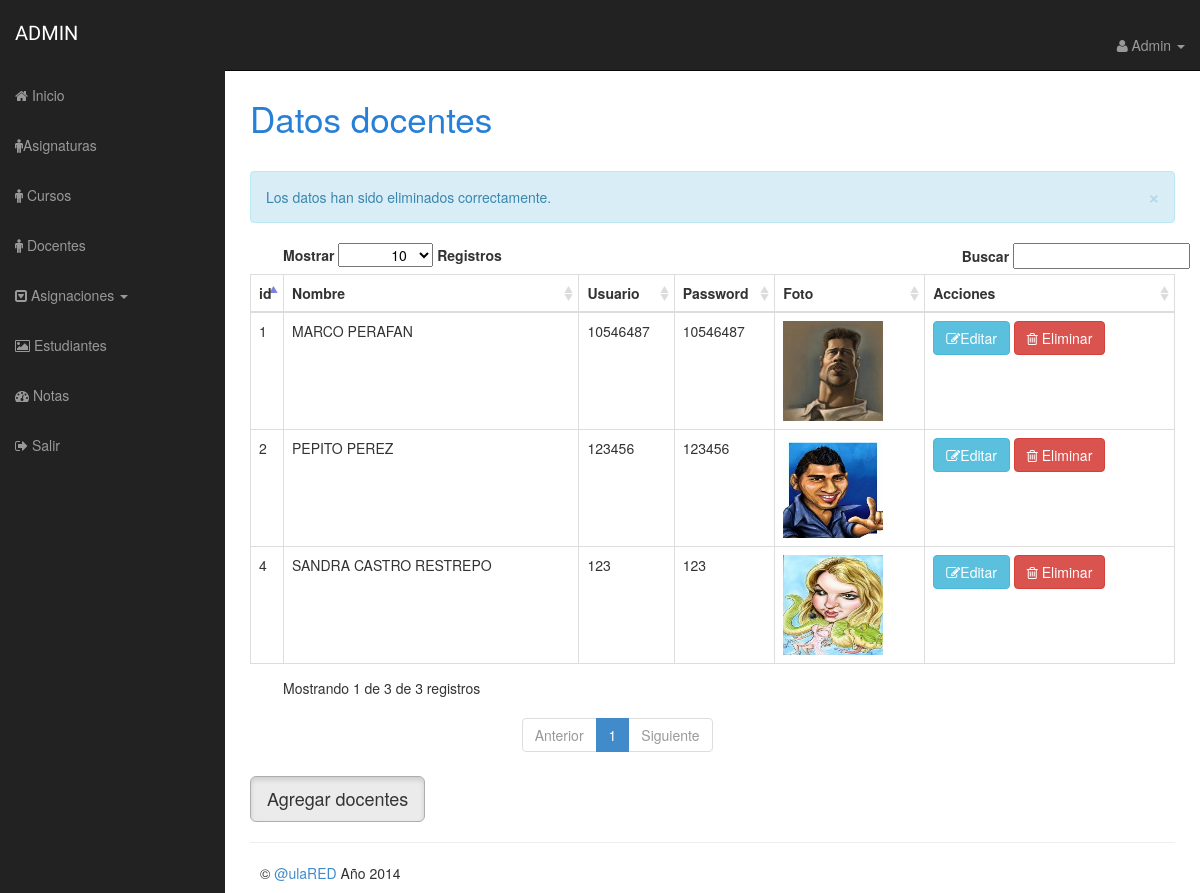
Screenshot of /admin/docentes.php?mensaje=2 (signed in) with the database file from the repository.
### tables this page shows
CREATE TABLE IF NOT EXISTS `docentes` (
  `iddocentes` int(11) NOT NULL AUTO_INCREMENT,
  `nombre_docentes` varchar(45) DEFAULT NULL,
  `usudocente` varchar(45) DEFAULT NULL,
  `passdocente` varchar(45) DEFAULT NULL,
  `imagen` varchar(45) DEFAULT NULL,
  PRIMARY KEY (`iddocentes`)
);

### admin/class/principal.php (called while the page is built, shortened)
<?php
	class Principal{
		public function Conectar(){
			$servidor="localhost";
			$user = "root";
			$password = "00032064";
			$link = mysql_connect($servidor,$user,$password);
			$bd = "virtualplan";
			return $link;
		}
	}
?>

### admin/class/docentes.php (called while the page is built, shortened)
<?php
    require_once 'principal.php';
    class Docentes extends Principal{
        private $docentes;
        public function __construct(){
            $this->docentes = array();
        }
       public function getdocentes(){
			$consulta = sprintf(
							"select iddocentes, nombre_docentes, usudocente, passdocente, imagen from docentes order by iddocentes asc;"
						);
			$result = mysql_query($consulta);
			while ($reg = mysql_fetch_assoc($result)) {
				$this->docentes[] = $reg;
			}
			return $this->docentes;
		}
}

### admin/docentes.php (the view, shortened to what this page needs)
<?php
  require_once 'class/docentes.php';
  if (isset($_SESSION["id"]) and isset($_SESSION["usuario"])) {
    $docentes = new Docentes();
    $datos = $docentes->getdocentes();
?>
<!DOCTYPE html>
<html lang="en">
  <head>
    <?php include 'includes/head.php' ?>
<body>
 <div id="wrapper">
              <?php include 'includes/sidebar.php' ?>
              <?php include 'includes/topbar.php' ?>
    <div id="page-wrapper">
      <div class="row">
         <div class="col-lg-12">
            <div id="titulo1">Datos docentes</div>
            <div> <?php include 'includes/mensajes.php' ?></div>
         </div>
      </div>
      <div class="row">
         <div class="col-lg-12">
            <?php if(sizeof($datos) > 0){  ?>
            <div class="table-responsive">
              <table class="table table-bordered" class="display" id="tablecol" >
                <thead>
                  <tr>
                    <th>id</th>
                    <th>Nombre</th>
                    <th>Usuario</th>
                    <th>Password</th>
                    <th>Foto</th>
                    <th>Acciones</th>
                  </tr>
                </thead>
                <tbody>
                 <?php foreach ($datos as $key) { ?>
                  <tr>
                     <td class="center"><?php echo $key["iddocentes"]; ?></td>
                     <td class="center"><?php echo $key["nombre_docentes"]; ?></td>
                     <td class="center"><?php echo $key["usudocente"]; ?></td>
                     <td class="center"><?php echo $key["passdocente"]; ?></td>
                      <td class="center">
                              <img src="../docentes/<?php echo $key["imagen"]; ?>" width="100" height="100" />
                            </td>
                      <td class="center">
                         <a class="btn btn-info" href="modificardocentes.php?id=<?php echo $key['iddocentes']; ?>">
                         <i class="fa fa-pencil-square-o"></i>Editar</a>
                         <a class="btn btn-danger" href="javascript:void(0);" onclick="eliminiar('deldocentes.php','<?php echo $key["iddocentes"]; ?>')">
                         <i class="fa fa-trash-o"></i> Eliminar</a>
                       </td>
                   </tr>
                    <?php }?>
               </table>
                    <?php
                                }else{
                                  ?><div class="alert alert-info"><?php
                                        echo "No existen datos para la institución. Por favor,agregarlos."; ?></div><?php
                                }
                              ?>
                              <a href="insertardocentes.php" class="btn btn-default btn-lg active" role="button">Agregar docentes</a>
            </div>
         </div>
      </div>
      <?php include 'includes/footer.php' ?>
    </div>
</body>
</html>
<?php
	} else {
		header("Location: index.php");
	}
?>

### admin/css/admin.css (style rules this page uses)
body { margin-top: 50px; }
#wrapper { padding-left: 0; }
#page-wrapper { width: 100%; padding: 5px 15px; }
@media (min-width:768px) { #wrapper { padding-left: 225px; } }
@media (min-width:768px) { #page-wrapper { padding: 15px 25px; } }
table.table { clear: both; margin-bottom: 6px !important; max-width: none !important; }
table.table thead .sorting, table.table thead .sorting_asc, table.table thead .sorting_desc, table.table thead .sorting_asc_disabled, table.table thead .sorting_desc_disabled { cursor: pointer; *cursor: hand; }
table.table thead .sorting { background: url('img/sort_both.png') no-repeat center right; }
table.table thead .sorting_asc { background: url('img/sort_asc.png') no-repeat center right; }
#titulo1 { padding-top:30px; padding-left:0px; padding-bottom:30px; font-size: 35px; line-height: 46px; color: #2780d8 }

### rows the page displays
docentes: iddocentes "1", nombre_docentes "MARCO PERAFAN", usudocente "10546487", passdocente "10546487", imagen (picture)
docentes: iddocentes "2", nombre_docentes "PEPITO PEREZ", usudocente "123456", passdocente "123456", imagen (picture)
docentes: iddocentes "4", nombre_docentes "SANDRA CASTRO RESTREPO", usudocente "123", passdocente "123", imagen (picture)
